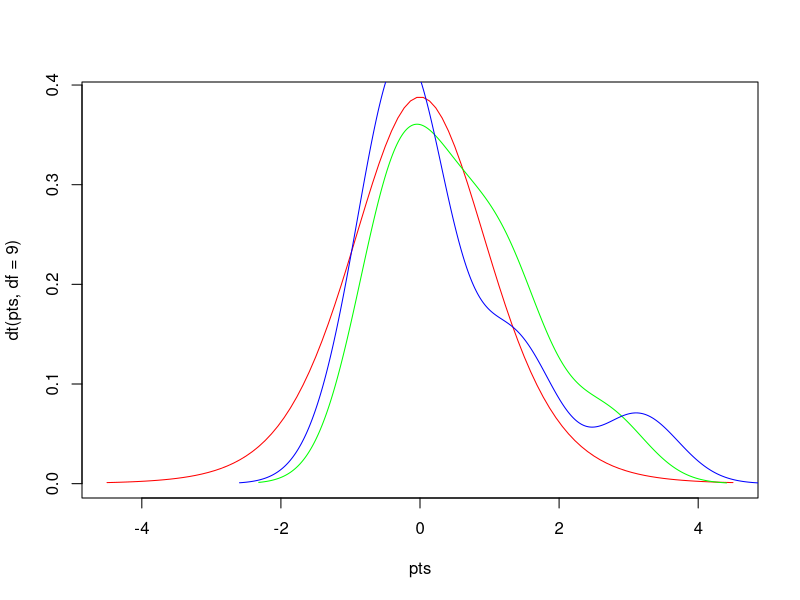

This figure's R source:
#Author: Ian Adams, Date: April 1, 2026, Purpose: T-Test

#create 2 groyps x and y 

x = rnorm(10)
y = rnorm(10)

#Plot the variables x and y 
pts = seq(-4.5, 4.5, length =100)
plot(pts,dt(pts,df=9),col='red',type='l')
lines(density(x), col='green')
lines(density(y), col='blue')
ttest = t.test(x,y)

#	Welch Two Sample t-test

#data:  x and y
#t = -0.2282, df = 16.131, p-value = 0.8224
#alternative hypothesis: true difference in means is not equal to 0
#95 percent confidence interval:
 #-1.269774  1.022822
#sample estimates:
# mean of x  mean of y 
#0.04756887 0.17104470 
